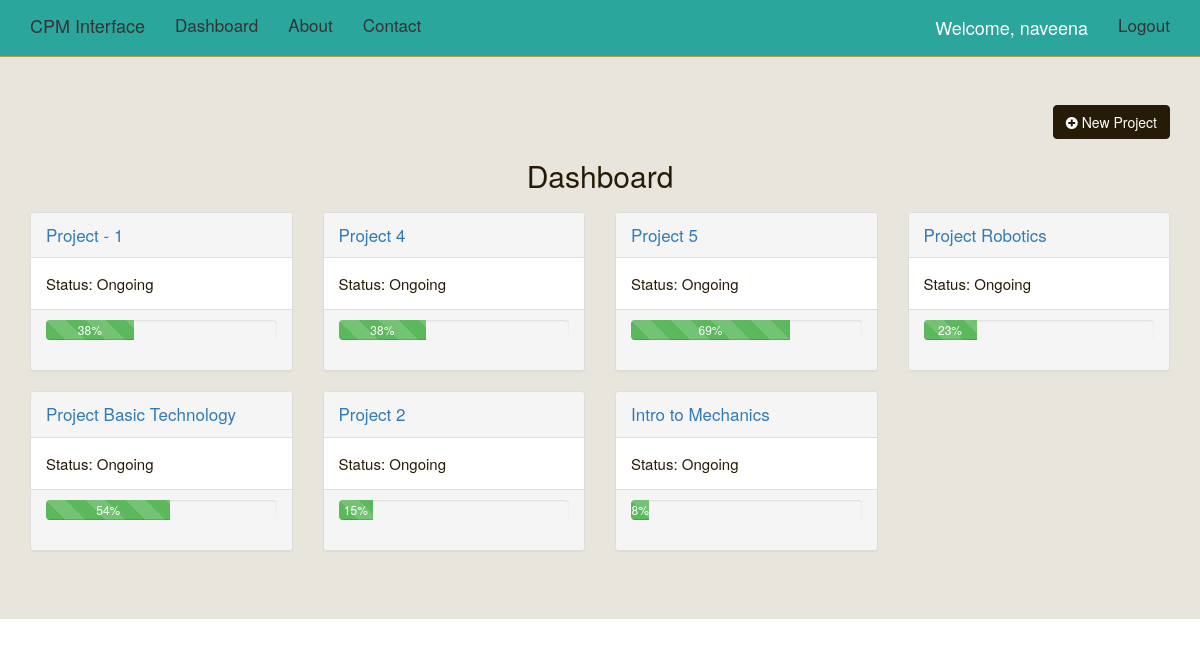
/profile/ (signed in), run on the app's committed database.
### cpm/models.py (models this page shows, shortened)
class Project(models.Model):
	name = models.CharField(max_length=50, blank=False, null=False, unique=True)
	status = models.CharField(max_length=15,blank = False,null=False)
	completion = models.IntegerField(blank=False, null=False,validators=[MaxValueValidator(100), MinValueValidator(1)])
	start_date = models.DateTimeField()
	end_date = models.DateTimeField()

### cpm/views.py (the view)
# urls.py: url(r'^profile/$', cpm.views.profile, name='profile'),
def profile(request):
    project_data = Project.objects.all()
    context={
            "form":project_data
        }
    return render(request, "profile.html",context)

### templates/profile.html (shortened to what this page needs)
{% extends "base.html" %}
{% load staticfiles %}
{% block jumbotron %}
<div class="jumbotron">
<div class="container">
<a type = "button "class="btn btn-default pull-right"href="{% url 'addproject' %}"> <i class= "fa fa-plus-circle"></i> New Project</a>
<div class="row">
<div class='col-sm-12'>
<h2 class="text-align-center">Dashboard</h2>	<div class='row'>
	{%for project in form %}
		<div class='col-md-3'>
		<div class="panel panel-default">
	    <div class="panel-heading"><a href="{% url 'projectoverview' name=project.name%}" >{{project.name}}</a></div>
	    <div class="panel-body" style='font-size:15px;'>Status: {{project.status}}</div>
	    <div class="panel-footer">
	  <div class="progress">
			  <div class="progress-bar progress-bar-success progress-bar-striped active" role="progressbar"
			  aria-valuenow="40" aria-valuemin="0" aria-valuemax="100" style="width:{{project.completion}}%">
			    {{project.completion}}%
			  </div>
		</div>
		</div>
  </div>
	</div>
	{% endfor %}
</div>
</div>
</div>
</div>
{% endblock %}

### templates/nav_bar.html (shortened to what this page needs)
{% load staticfiles %}
<nav class="navbar navbar-default navbar-static-top">
      <div class="container">
        <div class="navbar-header">
          <a class="navbar-brand" href="{% url 'home' %}">CPM Interface</a>
        </div>
        <div id="navbar" class="navbar-collapse collapse">
          <ul class="nav navbar-nav">
            {% if not request.user.is_authenticated %}
            <li><a href="{% url 'home' %}">Home</a></li>
            <li><a href="{% url 'about' %}">About</a></li>
            <li><a href="{% url 'contact' %}">Contact</a></li>
            {% else %}
            <li><a href="{% url 'profile' %}">Dashboard</a></li>
            <li><a href="{% url 'about' %}">About</a></li>
            <li><a href="{% url 'contact' %}">Contact</a></li>
            {% endif %}
          </ul>
          <ul class="nav navbar-nav navbar-right">
          {% if request.user.is_authenticated %}
            <p class="navbar-text">Welcome, {{request.user}}</p>
            <li><a href="{% url 'auth_logout'%}">Logout</a></li>
            {% else %}
            <li><a href="{% url 'registration_register'%}">Register</a></li>
            {% endif %}
          </ul>
        </div>
      </div>
    </nav>

### static_in_pro/our_static/css/navbar-static-top.css (style rules this page uses)
body { min-height: 2000px; }
.navbar-static-top { margin-bottom: 0px !important; background-color: rgba(22, 158, 148, 0.91); border-color: #b9944a; }
.navbar-default .navbar-brand { color:#333; }
.navbar-default .navbar-nav>li>a { color:#333; }

### static_in_pro/our_static/css/custom-css.css (style rules this page uses)
.text-align-center { text-align:center; }

### data on the page
Project: name "Project - 1", status "Ongoing", completion "38"
Project: name "Project 4", status "Ongoing", completion "38"
Project: name "Project 5", status "Ongoing", completion "69"
Project: name "Project Robotics", status "Ongoing", completion "23"
Project: name "Project Basic Technology", status "Ongoing", completion "54"
Project: name "Project 2", status "Ongoing", completion "15"
Project: name "Intro to Mechanics", status "Ongoing", completion "8"

### other printed values
{{ request.user }} "naveena"
